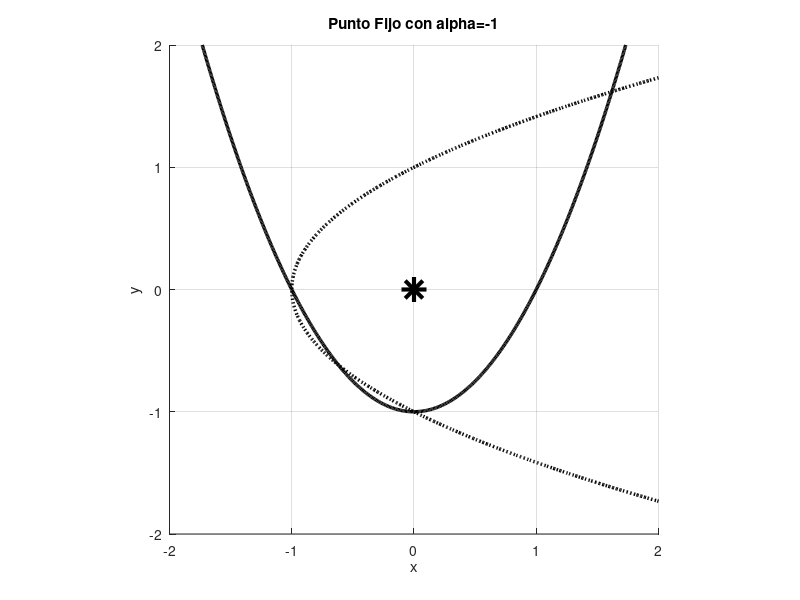

MATLAB code to generate this figure:
%% Ejercicio 1c - Grafica con aproximacion inicial y final
%% Autor: Agustin Formenti

clear; clc;

alpha = -1;
tol = 1e-4;
p = 0;
q = 0;

%% Punto Fijo
for k = 1:1000
    p_ant = p;
    q_ant = q;

    p = q^2 - 1;
    q = p_ant^2 - 1;

    error = max(abs(p - p_ant), abs(q - q_ant));
    if error < tol
        break;
    end
end

p_final = p;
q_final = q;

x = linspace(-2, 2, 400);
y = linspace(-2, 2, 400);
[X, Y] = meshgrid(x, y);

F1 = X.^2 - Y + alpha;
F2 = -X + Y.^2 + alpha;

figure;
hold on;
grid on;

contour(X, Y, F1, [0 0], 'k', 'LineWidth', 2.5);
contour(X, Y, F2, [0 0], 'k:', 'LineWidth', 2.5);

%% Punto inicial con asterisco
plot(0, 0, 'k*', 'MarkerSize', 18, 'LineWidth', 3);

%% No se marca circulo porque el metodo diverge

xlabel('x');
ylabel('y');
title('Punto Fijo con alpha=-1');
axis([-2 2 -2 2]);
axis square;
hold off;

%% El metodo diverge porque las generatrices no cumplen condicion de contraccion
%% las derivadas crecen y las iteraciones oscilan sin converger
